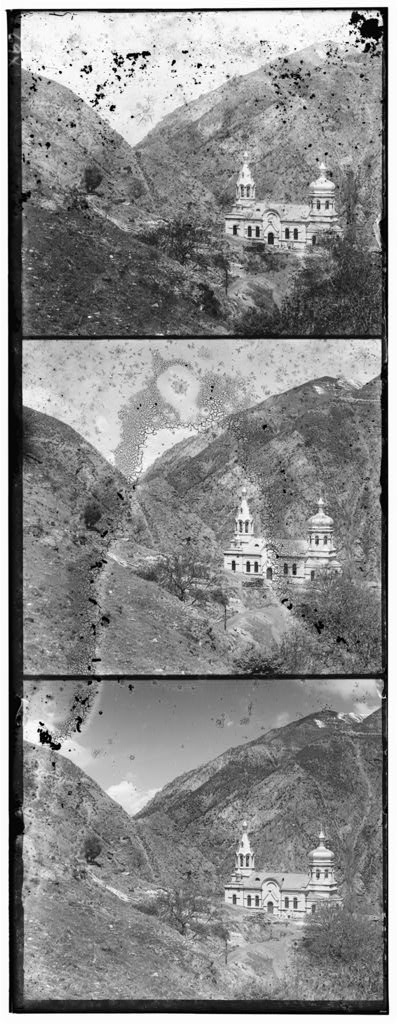
#> input picture data/00056v.jpg, 398 x 1024 px; its folder holds only this picture in this run
$ python colorize.py
#> lines starting #> are read from the running program, lines starting #| are printed output that depends on the picture
# CS194-26 (CS294-26): Project 1 starter Python code

# these are just some suggested libraries
# instead of scikit-image you could use matplotlib and opencv to read, write, and display images

from re import search
import numpy as np
import skimage as sk
import skimage.io as skio
import sys
import cv2
import os
from tqdm import tqdm
import glob

def main():
    # get all files
    fns = glob.glob('./data/*.*')
    # fns = ['/Users/mdt/projects/computational-photography-p1/data/00458u.jpg']
    for imname in tqdm(fns):

        # read in the image
        im =  skio.imread(imname)
#> im is the input picture: shape (1024, 398); min 0, max 255, mean 138.2

        # split image
        b, g, r = split(im)

        # create unaligned iamge for comparison
        orig = np.dstack([r,g,b])

        # crop borders
        r, g, b = crop_borders(r,g,b,crop_percentage=0.12)

        # get edges
        # eb, eg, er = edge_detection(r,g,b)
        eb, eg, er = b, g ,r

        # only do the downsampling technique if its a larger image!
        if b.shape[0] > 1000:
            height = 3
            edge_p = pyramids(eb,er,eg, height)
        elif b.shape[0] < 1000:
            height = 1
            edge_p = pyramids(eb,er,eg, height)

        # displacement for r and g channels
        dr, dg = np.array([0,0]), np.array([0,0])

        # for each level of downsampling(height = height of pyramid)
        for i in range(height):
            # if its the most downsampled, search 7 percent of image
            if i == 0:
                search_area = (int(0.07 * edge_p['blue'][0].shape[0]), int(0.07* edge_p['blue'][0].shape[1]))
            # if its the full size image roll the image and exit
            elif i == height - 1:
                edge_p['red'][i] = np.roll(edge_p['red'][i], tuple(dr), axis=(1,0))
                edge_p['green'][i] = np.roll(edge_p['green'][i], tuple(dg), axis=(1,0))
                break
            else:
                # any other sampled image just search in a smaller 2,2 area
                search_area = (2,2)
                # adjust red and search in 2,2
                edge_p['red'][i] = np.roll(edge_p['red'][i], tuple(dr), axis=(1,0))
                # adjust green and search in 2,2
                edge_p['green'][i] = np.roll(edge_p['green'][i], tuple(dg), axis=(1,0))

            # align
            res = align(edge_p['red'][i], edge_p['green'][i], edge_p['blue'][i], search_area)

            # only scale displacement if we are downsampling images
            if height != 1:
                dr, dg = dr*2, dg*2

            # total displacement
            dr  = dr + res[0]
            dg = dg + res[1]


        print('Displacement for R: {}'.format(dr))
        print('Displacement for G: {}'.format(dg))

        # displace r,g by final displacements
        ar = np.roll(r, dr, axis=(1,0))
        ag = np.roll(g, dg, axis=(1,0))

        # create aligned image
        im_out = np.dstack([ar,ag,b])

        # save the image
        dirs = './auto_crop_no_edge/'
        if not os.path.exists(dirs):
            os.makedirs(dirs)
        fname = dirs+os.path.basename(imname).split('.')[0] + '_' + str(height)
        skio.imsave(fname+'.jpg', im_out)
        skio.imsave(fname+'_original.jpg', orig)


def pyramids(eb, er, eg, height=4):
    """
    Takes in the three color channels and downsamples by half height times.
    Returns dictionary of the pyramid downsampling
    """
    pyramids = {'red':[], 'green': [],'blue': []}
    for i in range(height-1,-1, -1):
        factor = 0.5**i
        # factor = 0.10

        pyramids['blue'].append(cv2.resize(eb, (0,0), fx=factor, fy=factor))
        pyramids['red'].append(cv2.resize(er, (0,0), fx=factor, fy=factor))
        pyramids['green'].append(cv2.resize(eg, (0,0), fx=factor, fy=factor))

    return pyramids

def edge_detection(r,g,b):
    er = cv2.GaussianBlur(r, (5,5), sigmaX=1, sigmaY=1) - r
    eg = cv2.GaussianBlur(g, (5,5), sigmaX=1, sigmaY=1) - g
    eb = cv2.GaussianBlur(b, (5,5), sigmaX=1, sigmaY=1) - b

    return eb, eg, er

def align(r,g,b, search_area):
    error_G, error_R = [], []
    displacement_G, displacement_R = [], []
    for x in range(-search_area[0], search_area[0]):
        for y in range(-search_area[1], search_area[1]):
            trans_R = np.roll(r, (x,y), axis=(1,0))
            trans_G = np.roll(g, (x,y), axis=(1,0))

            error_G.append(ssq(b, trans_G))
            error_R.append(ssq(b, trans_R))

            displacement_G.append([x,y])
            displacement_R.append([x,y])

    min_idx_G = np.argmin(error_G)
    min_idx_R = np.argmin(error_R)

    return np.array(displacement_R[min_idx_R]), np.array(displacement_G[min_idx_G])

def ssq(A, B):
    return np.mean(np.sum( np.square(A-B) ))

def split(im):

    # convert to double (might want to do this later on to save memory)
    im = sk.img_as_float(im)

    # compute the height of each part (just 1/3 of total)
    height = int(np.floor(im.shape[0] / 3.0))
#> height = 341

    # separate color channels
    b = im[:height]
    g = im[height: 2*height]
    r = im[2*height: 3*height]
#> in main, `orig = np.dstack([r,g,b])`:
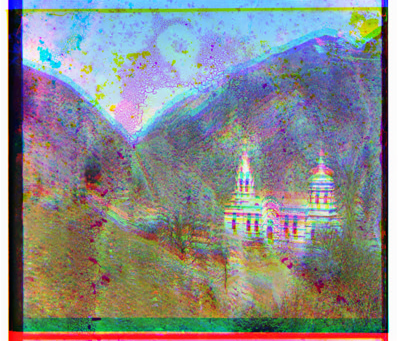
#> orig: shape (341, 398, 3) float64; mean of channels 0, 1, 2 0.533, 0.543, 0.548; drawn as R, G, B
    return b,g,r

def crop_borders(r, g, b, crop_percentage=0.15):
#> called with crop_percentage = 0.12
    x,y = b.shape
#> x = 341; y = 398
    margin = 5

    # white border size
    white_width, white_height = crop_color(b, margin, color=200)
#> in crop_color, `idxs = np.argwhere((b[middle_of_b]*255).astype(int) > color)`: idxs = 24 values from 0 to 397
#> the loop in get_size_of_border, `for idx, val in enumerate(idxs):` made 7 passes
#> val on passes 1 to 7: [0], [1], [2], [3], [4], [5], [6]
#> in crop_color, `white_width = get_size_of_border(margin, idxs)`: white_width = 6
#> in crop_color, `idxs = np.argwhere((b[:, middle_of_b]*255).astype(int) > color)`: idxs = 90 values from 0 to 125
#> the loop in get_size_of_border, `for idx, val in enumerate(idxs):` made 8 passes
#> in crop_color, `white_height = get_size_of_border(margin, idxs)`: white_height = 7
#> white_width = 6; white_height = 7

    total_width = white_width
#> total_width = 6
    total_height = white_height
#> total_height = 7

    r = r[total_width:x-total_width, total_height:y-total_height]
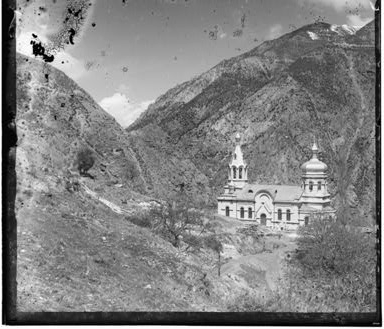
#> r: shape (329, 384) float64; min 0, max 1, mean 0.509
    g = g[total_width:x-total_width, total_height:y-total_height]
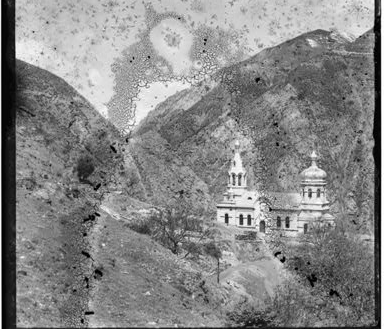
#> g: shape (329, 384) float64; min 0, max 1, mean 0.529
    b = b[total_width:x-total_width, total_height:y-total_height]
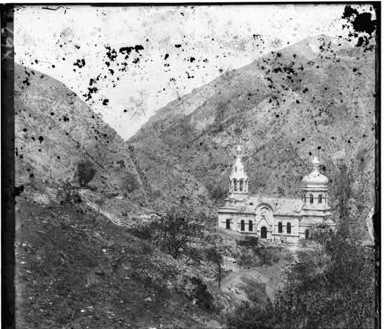
#> b: shape (329, 384) float64; min 0, max 1, mean 0.528
    return r, g, b

def crop_color(b, margin, color):
    middle_of_b = b.shape[0] // 2
    idxs = np.argwhere((b[middle_of_b]*255).astype(int) > color)

    white_width = get_size_of_border(margin, idxs)

    middle_of_b = b.shape[1] // 2
    idxs = np.argwhere((b[:, middle_of_b]*255).astype(int) > color)

    white_height = get_size_of_border(margin, idxs)
    return white_width, white_height

def get_size_of_border(margin, idxs):
    for idx, val in enumerate(idxs):
        if idx + 1 >= len(idxs):
            return len(idxs)
        if margin < np.abs(int(idxs[idx+1]) - val):
            return idx

if __name__ == '__main__':
    main()
#> in main, `edge_p = pyramids(eb,er,eg, height)`: edge_p = 3 items
#> the loop in main, `for i in range(height):` made 1 pass
#> (min_idx_G in align, dr, dg) on pass 1: (1227, [0, 12], [0, 5])
#| Displacement for R: [ 0 12]
#| Displacement for G: [0 5]
#> in main, `ar = np.roll(r, dr, axis=(1,0))`:
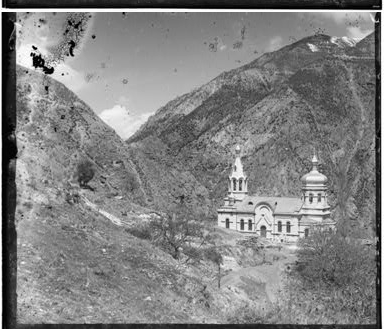
#> ar: shape (329, 384) float64; min 0, max 1, mean 0.509
#> in main, `ag = np.roll(g, dg, axis=(1,0))`:
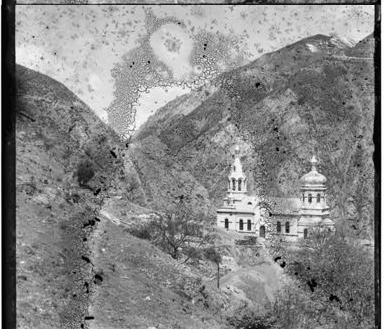
#> ag: shape (329, 384) float64; min 0, max 1, mean 0.529
#> in main, `im_out = np.dstack([ar,ag,b])`:
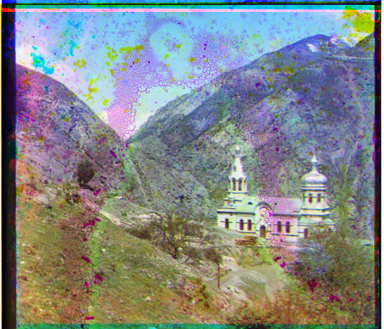
#> im_out: shape (329, 384, 3) float64; mean of channels 0, 1, 2 0.509, 0.529, 0.528; drawn as R, G, B
#> (the run stopped early here; a loop or call above may not have finished)

$ run again, on data/01164v.jpg
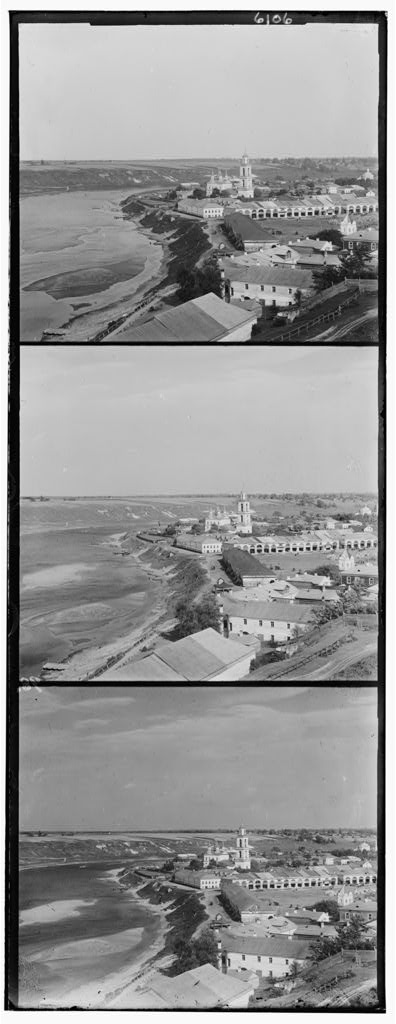
#> input picture data/01164v.jpg, 396 x 1024 px
#> in main, im is the input picture: shape (1024, 396); min 0, max 255, mean 148
#> in crop_color, `idxs = np.argwhere((b[middle_of_b]*255).astype(int) > color)`: idxs = 21 values from 0 to 395
#> the loop in get_size_of_border, `for idx, val in enumerate(idxs):` made 9 passes
#> val on passes 1 to 8: [0], [1], [2], [3], [4], [5], [6], [7]
#> in crop_color, `white_width = get_size_of_border(margin, idxs)`: white_width = 8
#> in crop_color, `idxs = np.argwhere((b[:, middle_of_b]*255).astype(int) > color)`: idxs = 116 values from 0 to 130
#> the loop in get_size_of_border, `for idx, val in enumerate(idxs):` made 10 passes
#> in crop_color, `white_height = get_size_of_border(margin, idxs)`: white_height = 9
#> in crop_borders, `white_width, white_height = crop_color(b, margin, color=200)`: white_width = 8; white_height = 9
#> total_width = 8
#> total_height = 9
#> in crop_borders, `b = b[total_width:x-total_width, total_height:y-total_height]`:
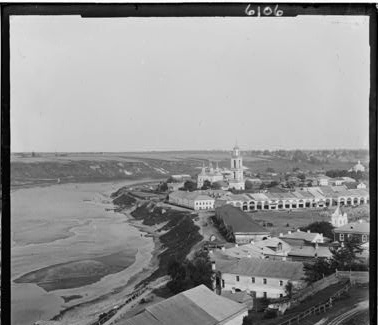
#> b: shape (325, 378) float64; min 0, max 1, mean 0.569
#> edge_p = 3 items
#> the loop in main, `for i in range(height):` made 1 pass
#> (min_idx_G in align, dr, dg) on pass 1: (1228, [1, 11], [1, 6])
#| Displacement for R: [ 1 11]
#| Displacement for G: [1 6]
#> in main, `im_out = np.dstack([ar,ag,b])`:
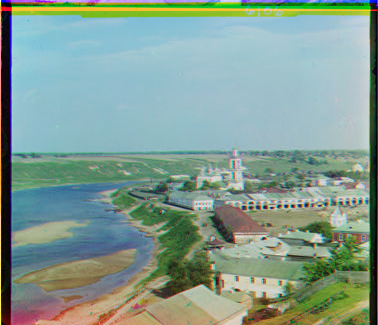
#> im_out: shape (325, 378, 3) float64; mean of channels 0, 1, 2 0.514, 0.612, 0.569; drawn as R, G, B

$ run again, on data/01522v.jpg
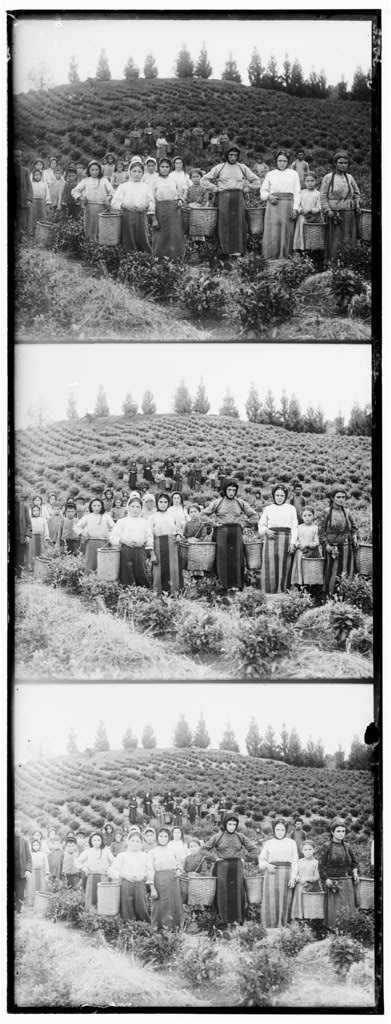
#> input picture data/01522v.jpg, 391 x 1024 px
#> in main, im is the input picture: shape (1024, 391); min 0, max 255, mean 148.2
#> in crop_color, `idxs = np.argwhere((b[middle_of_b]*255).astype(int) > color)`: idxs = 51 values from 0 to 390
#> the loop in get_size_of_border, `for idx, val in enumerate(idxs):` made 7 passes
#> val on passes 1 to 7: [0], [1], [2], [3], [4], [5], [6]
#> in crop_color, `white_width = get_size_of_border(margin, idxs)`: white_width = 6
#> in crop_color, `idxs = np.argwhere((b[:, middle_of_b]*255).astype(int) > color)`: idxs = 62 values from 0 to 338
#> the loop in get_size_of_border, `for idx, val in enumerate(idxs):` made 9 passes
#> in crop_color, `white_height = get_size_of_border(margin, idxs)`: white_height = 8
#> in crop_borders, `white_width, white_height = crop_color(b, margin, color=200)`: white_width = 6; white_height = 8
#> total_width = 6
#> total_height = 8
#> edge_p = 3 items
#> the loop in main, `for i in range(height):` made 1 pass
#> (min_idx_G in align, dr, dg) on pass 1: (1332, [1, 13], [2, 6])
#| Displacement for R: [ 1 13]
#| Displacement for G: [2 6]
#> in main, `im_out = np.dstack([ar,ag,b])`:
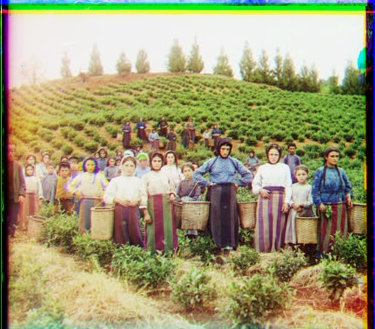
#> im_out: shape (329, 375, 3) float64; mean of channels 0, 1, 2 0.622, 0.606, 0.45; drawn as R, G, B
